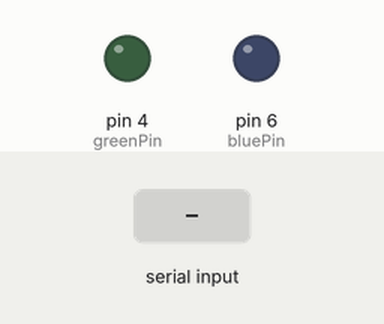
A sketch run on a simulated Arduino Uno, built with avr-gcc and run on an emulated ATmega328P. Shown: output pins drawn as LEDs (lit = HIGH). The test bench sets the inputs (shaded band).

Above: at 1.2 s.
1.3 s: "90,45\n" received over Serial
At 2.1 s:
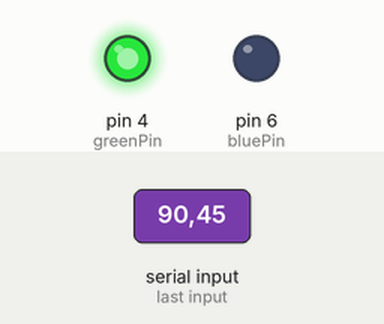
Timing chart, 0 to 9.8 s (numbered marks = the images above; inputs shaded):
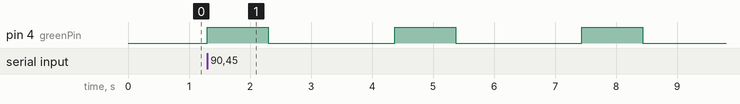

Measured:
- after the input at 1.3 s, pin 4 (greenPin): alternates HIGH for 1.0 s and LOW for 2.1 s, starting at once

The sketch:

IRSimpleReceiverAndSender.ino
```cpp
/*
  Simple sketch to send and receive NEC IR codes.
*/

#include <IRremote.h>

const int greenPin = 4;
const int bluePin = 6;
const int receiverPin = 11;

IRrecv receiver(receiverPin);
IRsend irsend;

decode_results results;

void setup(){
  Serial.begin(115200);
  receiver.enableIRIn();

  pinMode(greenPin, OUTPUT);
  pinMode(bluePin, OUTPUT);
}

void loop() {

  if (Serial.available() > 0) {
    blink(greenPin);
    unsigned long irCode = Serial.parseInt();
    irsend.sendNEC(irCode, 32);
    delay(1000);
    // After IR code is sent the receiver should be reenabled
    receiver.enableIRIn();
  }

  if (receiver.decode(&results)) {
    blink(bluePin);
    Serial.print(results.value);
    receiver.resume();
  }
}

void blink(int ledPin) {
  digitalWrite(ledPin, HIGH);
  delay(1000);
  digitalWrite(ledPin, LOW);
  delay(1000);
}
```
